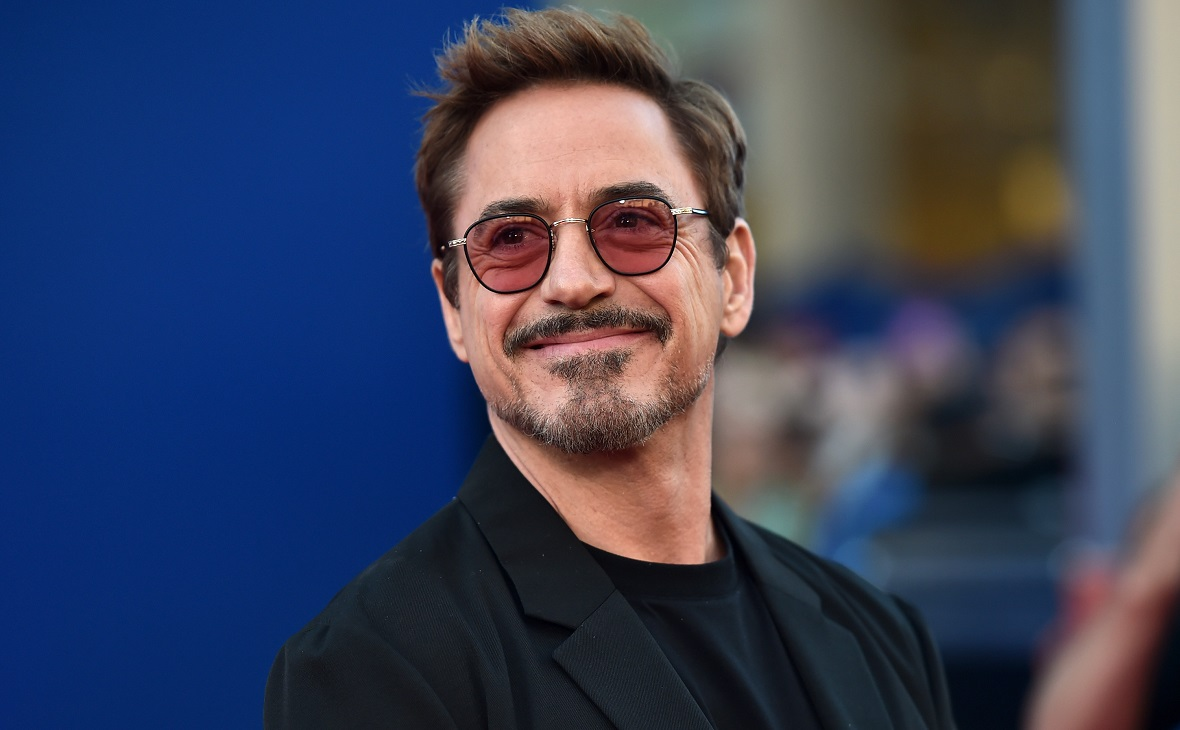
#> input picture projects_opencv/pic.jpg, 1180 x 730 px, given in place of the camera
$ python haar.py
#> lines starting #> are read from the running program, lines starting #| are printed output that depends on the picture
from imutils.video import VideoStream
import argparse
import imutils
import time
import cv2
import os

args = argparse.ArgumentParser()
args.add_argument('-c', '--cascades', type=str, default='cascades')

args = vars(args.parse_args())
print(args)

detectorPaths = {
	"face": "haarcascade_frontalface_default.xml",
	"eyes": "haarcascade_eye.xml",
	"smile": "haarcascade_smile.xml",
}

print("[INFO] loading haar cascades...")
detectors = {}

for (name, path) in detectorPaths.items():
	#path = os.path.sep.join([args['cascades'], path])

	detectors[name] = cv2.CascadeClassifier(cv2.data.haarcascades + path)

print("[INFO] starting video processing ...")
vs = VideoStream(src=0).start()
time.sleep(2.0)

while True:
	frame = vs.read()
#> frame is the input picture: shape (730, 1180, 3); mean B, G, R 92.1, 66.8, 59.5
	frame = imutils.resize(frame, width=500)
#> frame: shape (309, 500, 3)

	gray = cv2.cvtColor(frame, cv2.COLOR_BGR2GRAY)
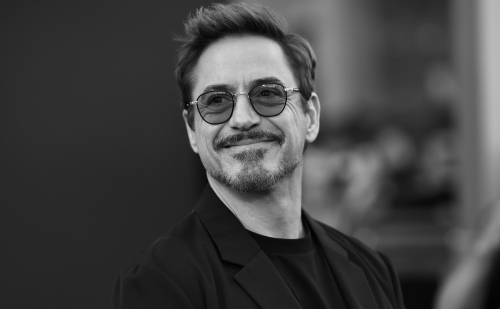
#> gray: shape (309, 500); min 2, max 230, mean 67.5

	faceRects = detectors["face"].detectMultiScale(
		gray, scaleFactor=1.05, minNeighbors=5, minSize=(30, 30),
		flags=cv2.CASCADE_SCALE_IMAGE)
#> faceRects = [[162, 36, 162, 162]]

	for (fX, fY, fW, fH) in faceRects:
		# extract the face ROI
		faceROI = gray[fY:fY+ fH, fX:fX + fW]
		# apply eyes detection to the face ROI
		eyeRects = detectors["eyes"].detectMultiScale(
			faceROI, scaleFactor=1.1, minNeighbors=10,
			minSize=(15, 15), flags=cv2.CASCADE_SCALE_IMAGE)
		# apply smile detection to the face ROI
		smileRects = detectors["smile"].detectMultiScale(
			faceROI, scaleFactor=1.1, minNeighbors=10,
			minSize=(15, 15), flags=cv2.CASCADE_SCALE_IMAGE)

		for (eX, eY, eW, eH) in eyeRects:
				# draw the eye bounding box
				ptA = (fX + eX, fY + eY)
				ptB = (fX + eX + eW, fY + eY + eH)
				cv2.rectangle(frame, ptA, ptB, (0, 0, 255), 2)
		# loop over the smile bounding boxes

		for (sX, sY, sW, sH) in smileRects:
				# draw the smile bounding box
				ptA = (fX + sX, fY + sY)
				ptB = (fX + sX + sW, fY + sY + sH)
				cv2.rectangle(frame, ptA, ptB, (255, 0, 0), 2)
		# draw the face bounding box on the frame

		cv2.rectangle(frame, (fX, fY), (fX + fW, fY + fH),
				(0, 255, 0), 2)
#> this loop made 1 pass
#> (fX, fY, fW, fH, smileRects) on pass 1: (162, 36, 162, 162, [[31, 70, 42, 21], [87, 66, 41, 21], [45, 88, 83, 42]])
#> pass 1, `faceROI = gray[fY:fY+ fH, fX:fX + fW]`:
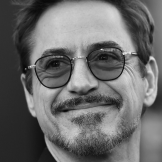
#> faceROI: shape (162, 162); min 7, max 230, mean 106.8
#> after the loop:
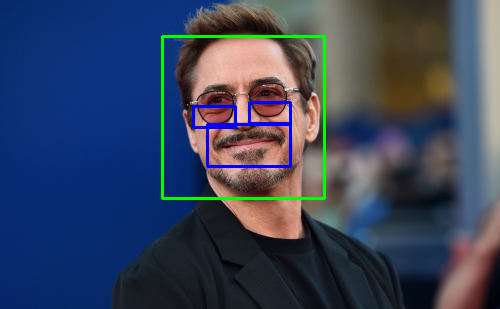
#> frame: shape (309, 500, 3); mean B, G, R 92.3, 68.1, 57.1

	cv2.imshow("Frame", frame)
	key = cv2.waitKey(1) & 0xFF
#> (key q is pressed here)

	if key == ord("q"):
		break

cv2.destroyAllWindows()
vs.stop()
